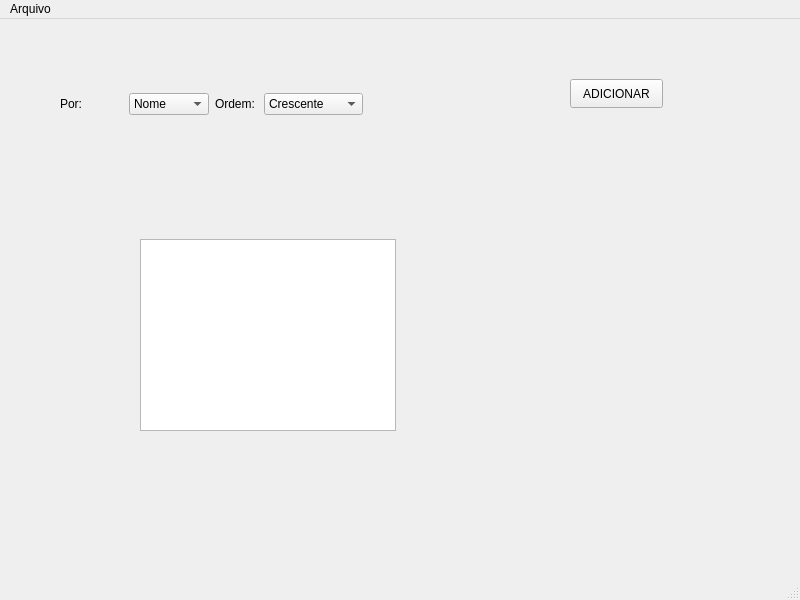
<?xml version="1.0" encoding="UTF-8"?>
<ui version="4.0">
 <class>MainWindow</class>
 <widget class="QMainWindow" name="MainWindow">
  <property name="geometry">
   <rect>
    <x>0</x>
    <y>0</y>
    <width>800</width>
    <height>600</height>
   </rect>
  </property>
  <property name="windowTitle">
   <string>MainWindow</string>
  </property>
  <widget class="QWidget" name="centralwidget">
   <widget class="QTextEdit" name="textEditSaida">
    <property name="geometry">
     <rect>
      <x>140</x>
      <y>220</y>
      <width>256</width>
      <height>192</height>
     </rect>
    </property>
   </widget>
   <widget class="QPushButton" name="pushButtonAdicionar">
    <property name="geometry">
     <rect>
      <x>570</x>
      <y>60</y>
      <width>93</width>
      <height>29</height>
     </rect>
    </property>
    <property name="text">
     <string>ADICIONAR</string>
    </property>
   </widget>
   <widget class="QWidget" name="">
    <property name="geometry">
     <rect>
      <x>60</x>
      <y>70</y>
      <width>303</width>
      <height>30</height>
     </rect>
    </property>
    <layout class="QHBoxLayout" name="horizontalLayout_3">
     <item>
      <layout class="QHBoxLayout" name="horizontalLayout">
       <item>
        <widget class="QLabel" name="label">
         <property name="text">
          <string>Por:</string>
         </property>
        </widget>
       </item>
       <item>
        <widget class="QComboBox" name="comboBoxPorTipo">
         <item>
          <property name="text">
           <string>Nome</string>
          </property>
         </item>
         <item>
          <property name="text">
           <string>Matricula</string>
          </property>
         </item>
        </widget>
       </item>
      </layout>
     </item>
     <item>
      <layout class="QHBoxLayout" name="horizontalLayout_2">
       <item>
        <widget class="QLabel" name="label_2">
         <property name="text">
          <string>Ordem:</string>
         </property>
        </widget>
       </item>
       <item>
        <widget class="QComboBox" name="comboBoxPorAlfabeto">
         <item>
          <property name="text">
           <string>Crescente</string>
          </property>
         </item>
         <item>
          <property name="text">
           <string>Decrescente</string>
          </property>
         </item>
        </widget>
       </item>
      </layout>
     </item>
    </layout>
   </widget>
  </widget>
  <widget class="QMenuBar" name="menubar">
   <property name="geometry">
    <rect>
     <x>0</x>
     <y>0</y>
     <width>800</width>
     <height>26</height>
    </rect>
   </property>
   <widget class="QMenu" name="menuArquivo">
    <property name="title">
     <string>Arquivo</string>
    </property>
    <addaction name="actionNovo"/>
    <addaction name="actionAbrir"/>
    <addaction name="actionLimpar"/>
   </widget>
   <addaction name="menuArquivo"/>
  </widget>
  <widget class="QStatusBar" name="statusbar"/>
  <action name="actionAbrir">
   <property name="text">
    <string>Abrir</string>
   </property>
  </action>
  <action name="actionNovo">
   <property name="text">
    <string>Novo</string>
   </property>
  </action>
  <action name="actionLimpar">
   <property name="text">
    <string>Limpar</string>
   </property>
  </action>
 </widget>
 <resources/>
 <connections/>
</ui>
